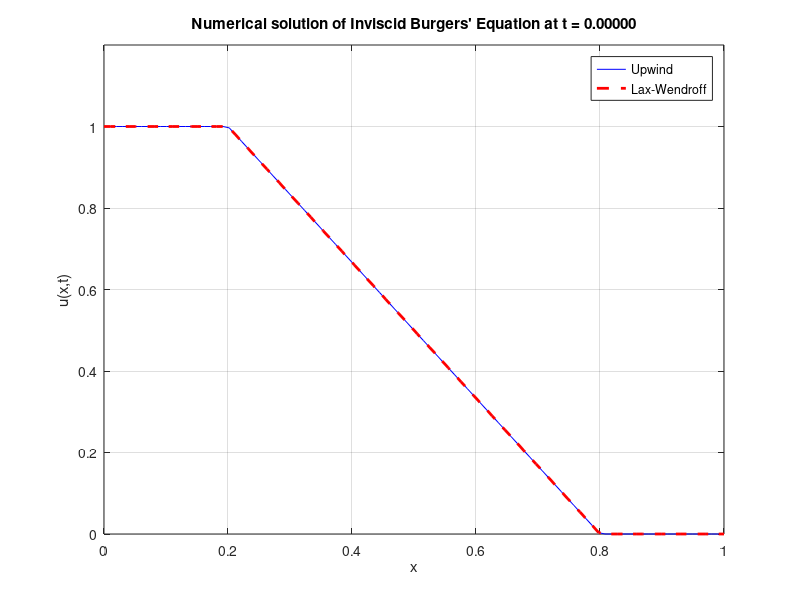

Here is the MATLAB script that generated this plot: (Note: this script raises an error after producing the figure.)
%% Solution of Inviscid Burger's equation using Upwind vs Lax-Wendroff method

clear
close all hidden
clc


%% SETUP 

xpoints = 100;
tpoints = 200;
tee = linspace(0, 1, tpoints);
ecks = linspace(0, 1, xpoints);
dx = (ecks(2)-ecks(1));
dt = (tee(2)-tee(1));
mu = dt/dx;

%% UPWIND SCHEME


% Initialize solution matrix
uu = zeros(tpoints,xpoints);

% Initial values

uu(1, :) = zeros(1, xpoints);  % Start with all zeros

% Define ramp region
x_start = 0.2;
x_end = 0.8;
ramp_idx = (ecks >= x_start) & (ecks <= x_end);
uu(1, ecks < x_start) = 1;  % flat at 1 before the ramp
uu(1, ramp_idx) = 1 - (ecks(ramp_idx) - x_start) / (x_end - x_start);  % decreasing ramp
% Already 0 for ecks > x_end due to initialization

% Boundary condition 
uu(:,1) = 1;
uu(:, end) = uu(:, end-1);

% SOLUTION 
for n = 1:tpoints-1
    for j = 2:xpoints-1
        aa = uu(n, j); 
        if aa<0
            uu(n+1,j) = uu(n,j) - aa*mu*(uu(n,j+1) - uu(n,j));
        else
            uu(n+1,j) = uu(n,j) - aa*mu*(uu(n,j) - uu(n,j-1));
        end
    end
    uu(n+1, end) = uu(n+1, end-1);
end

%% LAX WENDROFF 

% Initialize solution matrix
uul = zeros(tpoints,xpoints);

% Initial values
uul(1, :) = zeros(1, xpoints);  % Start with all zeros

% Define ramp region
x_start = 0.2;
x_end = 0.8;
ramp_idx = (ecks >= x_start) & (ecks <= x_end);
uul(1, ecks < x_start) = 1;  % flat at 1 before the ramp
uul(1, ramp_idx) = 1 - (ecks(ramp_idx) - x_start) / (x_end - x_start);  % decreasing ramp
% Already 0 for ecks > x_end due to initialization

% Boundary condition 
uul(:,1) = 1;
uul(:, end) = uul(:, end-1);

F =@(zz) ((1/2)*zz^2); % See the conservative form

for n = 1:tpoints-1
    for j = 2:xpoints-1
        a1 = (uul(n,j) + uul(n,j-1))/2;
        a2 = (uul(n,j) + uul(n,j+1))/2;

        uul(n+1,j) = uul(n,j) - (1/2)*mu*( (1-a2*mu)*( F(uul(n,j+1)) - F(uul(n,j)) ) + ...
            (1 + a1*mu)* ( F(uul(n,j)) - F(uul(n,j-1)) ) );
    end
    uul(n+1, end) = uul(n+1, end-1);
end




%% PLOT
gif_filename = 'burgers_solution.gif';
figure
for n = 1:tpoints
    plot(ecks, uu(n,:), 'b-', ecks, uul(n,:), 'r--', 'LineWidth', 2)
    axis([0 1 0 1.2])
    xlabel('x')
    ylabel('u(x,t)')
    legend('Upwind','Lax-Wendroff')
    title(sprintf('Numerical solution of Inviscid Burgers'' Equation at t = %.5f', tee(n)))
    grid on

    drawnow
    frame = getframe(gcf);
    img = frame2im(frame);
    [A,map] = rgb2ind(img,256);
    
    if n == 1
        imwrite(A,map,gif_filename,'gif','LoopCount',Inf,'DelayTime',0.05);
    else
        imwrite(A,map,gif_filename,'gif','WriteMode','append','DelayTime',0.05);
    end
end